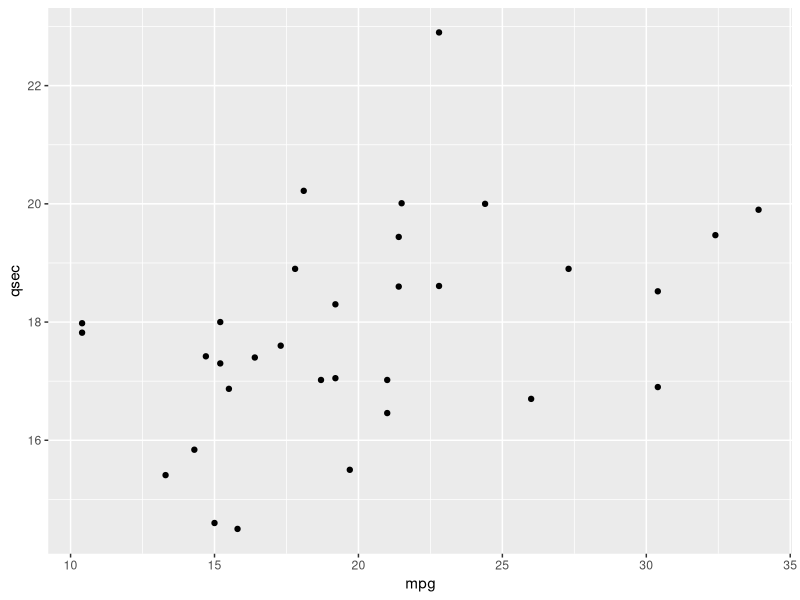

Recreate this plot in R. (Note: this script raises an error after producing the figure.)
## ---- chunk 1
knitr::opts_chunk$set(echo = TRUE)
library(ggplot2)
## ---- chunk 2
ggplot(data = mtcars, mapping = aes(x = mpg, y = qsec)) + 
  geom_point()
## ---- chunk 3
x <- 5
x
## ---- chunk 4
5 + 5 
5 * 2
5 + 2 * (5 / 4)
## ---- chunk 5
log(x = 2)
## ---- chunk 6
log(x = 2)
## ---- chunk 7
?log
## ---- chunk 8
log(x = 10, base = 2)
## ---- chunk 9
2 <- 2
## ---- chunk 10
x <- 2
x <- 2 * x
## ---- chunk 11
knitr::include_graphics("3-rstudio.png")
## ---- chunk 12
ggplot(mtcars, aes(x = mpg, y = qsec)) + 
  geom_point()
